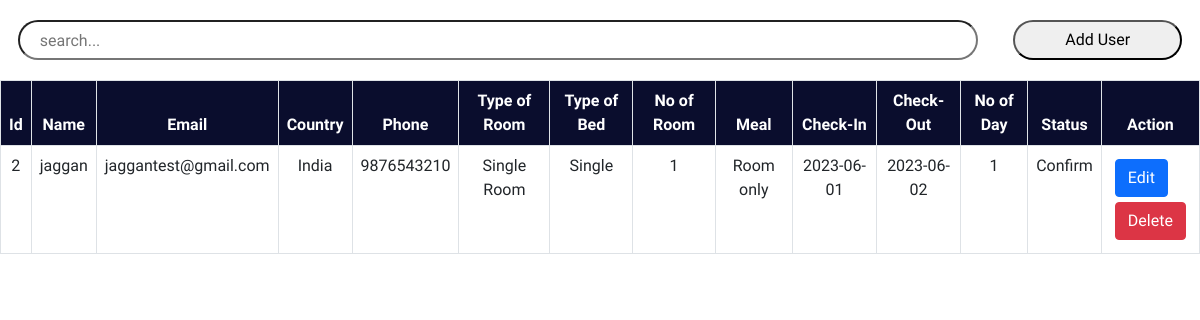
The page /admin/roombook.php on the database its author committed.
### tables this page shows
CREATE TABLE `roombook` (
  `id` int(10) NOT NULL,
  `Name` varchar(50) NOT NULL,
  `Email` varchar(50) NOT NULL,
  `Country` varchar(30) NOT NULL,
  `Phone` varchar(30) NOT NULL,
  `RoomType` varchar(30) NOT NULL,
  `Bed` varchar(30) NOT NULL,
  `Meal` varchar(30) NOT NULL,
  `NoofRoom` varchar(30) NOT NULL,
  `cin` date NOT NULL,
  `cout` date NOT NULL,
  `nodays` int(50) NOT NULL,
  `stat` varchar(30) NOT NULL
);

### admin/roombook.php (the view, shortened to what this page needs)
<?php
include '../config.php';
?>
<!DOCTYPE html>
<html lang="en">
<head>
    <link href="https://cdn.jsdelivr.net/npm/bootstrap@5.0.2/dist/css/bootstrap.min.css" rel="stylesheet">
    <link rel="stylesheet" href="https://cdnjs.cloudflare.com/ajax/libs/font-awesome/6.2.0/css/all.min.css" />
    <link rel="stylesheet" href="./css/roombook.css">
</head>
<body>
    <div class="searchsection">
        <input type="text" name="search_bar" id="search_bar" placeholder="search..." onkeyup="searchFun()">
        <button class="adduser" id="adduser" onclick="adduseropen()">Add User</button>
    </div>
    <div class="roombooktable" class="table-responsive-xl">
        <?php
        $roombooktablesql = "SELECT * FROM roombook";
        $roombookresult = mysqli_query($conn, $roombooktablesql);
        ?>
        <table class="table table-bordered" id="table-data">
            <thead>
                <tr>
                    <th scope="col">Id</th>
                    <th scope="col">Name</th>
                    <th scope="col">Email</th>
                    <th scope="col">Country</th>
                    <th scope="col">Phone</th>
                    <th scope="col">Type of Room</th>
                    <th scope="col">Type of Bed</th>
                    <th scope="col">No of Room</th>
                    <th scope="col">Meal</th>
                    <th scope="col">Check-In</th>
                    <th scope="col">Check-Out</th>
                    <th scope="col">No of Day</th>
                    <th scope="col">Status</th>
                    <th scope="col" class="action">Action</th>
                </tr>
            </thead>
            <tbody>
                <?php
                while ($res = mysqli_fetch_array($roombookresult)) {
                ?>
                    <tr>
                        <td><?php echo $res['id'] ?></td>
                        <td><?php echo $res['Name'] ?></td>
                        <td><?php echo $res['Email'] ?></td>
                        <td><?php echo $res['Country'] ?></td>
                        <td><?php echo $res['Phone'] ?></td>
                        <td><?php echo $res['RoomType'] ?></td>
                        <td><?php echo $res['Bed'] ?></td>
                        <td><?php echo $res['NoofRoom'] ?></td>
                        <td><?php echo $res['Meal'] ?></td>
                        <td><?php echo $res['cin'] ?></td>
                        <td><?php echo $res['cout'] ?></td>
                        <td><?php echo $res['nodays'] ?></td>
                        <td><?php echo $res['stat'] ?></td>
                        <td class="action">
                            <a href="roombookedit.php?id=<?php echo $res['id'] ?>"><button class="btn btn-primary">Edit</button></a>
                            <a href="roombookdelete.php?id=<?php echo $res['id'] ?>"><button class='btn btn-danger'>Delete</button></a>
                        </td>
                    </tr>
                <?php
                }
                ?>
            </tbody>
        </table>
    </div>
</body>
</html>

### admin/css/roombook.css (style rules this page uses)
body { background-color: #ffff; font-family: 'Rasa', serif; font-weight: 300; }
* { margin: 0; padding: 0; }
.searchsection { height: 80px; width: 100%; display: flex; justify-content: space-around; align-items: center; position: fixed; z-index: 500; }
#search_bar { height: 40px; width: 80%; padding-left: 20px; border-radius: 30px; }
#adduser { height: 40px; border-radius: 30px; padding: 0 50px; }
a { color: black; }
.roombooktable { position: absolute; color: #0a0d2d; margin-top: 80px; width: 100%; height: 100vh; padding-bottom: 900px; }
.roombooktable thead { background-color: #0a0d2d; color: white; text-align: center; }
.roombooktable tbody { text-align: center; }
.action a { text-decoration: none; }
.action button { display: flex; flex-wrap: wrap; margin: 5px; }

### rows shown on the page
roombook: id "2", Name "jaggan", Email "jaggantest@gmail.com", Country "India", Phone "9876543210", RoomType "Single Room", Bed "Single", NoofRoom "1", Meal "Room only", cin "2023-06-01", cout "2023-06-02", nodays "1", stat "Confirm"
